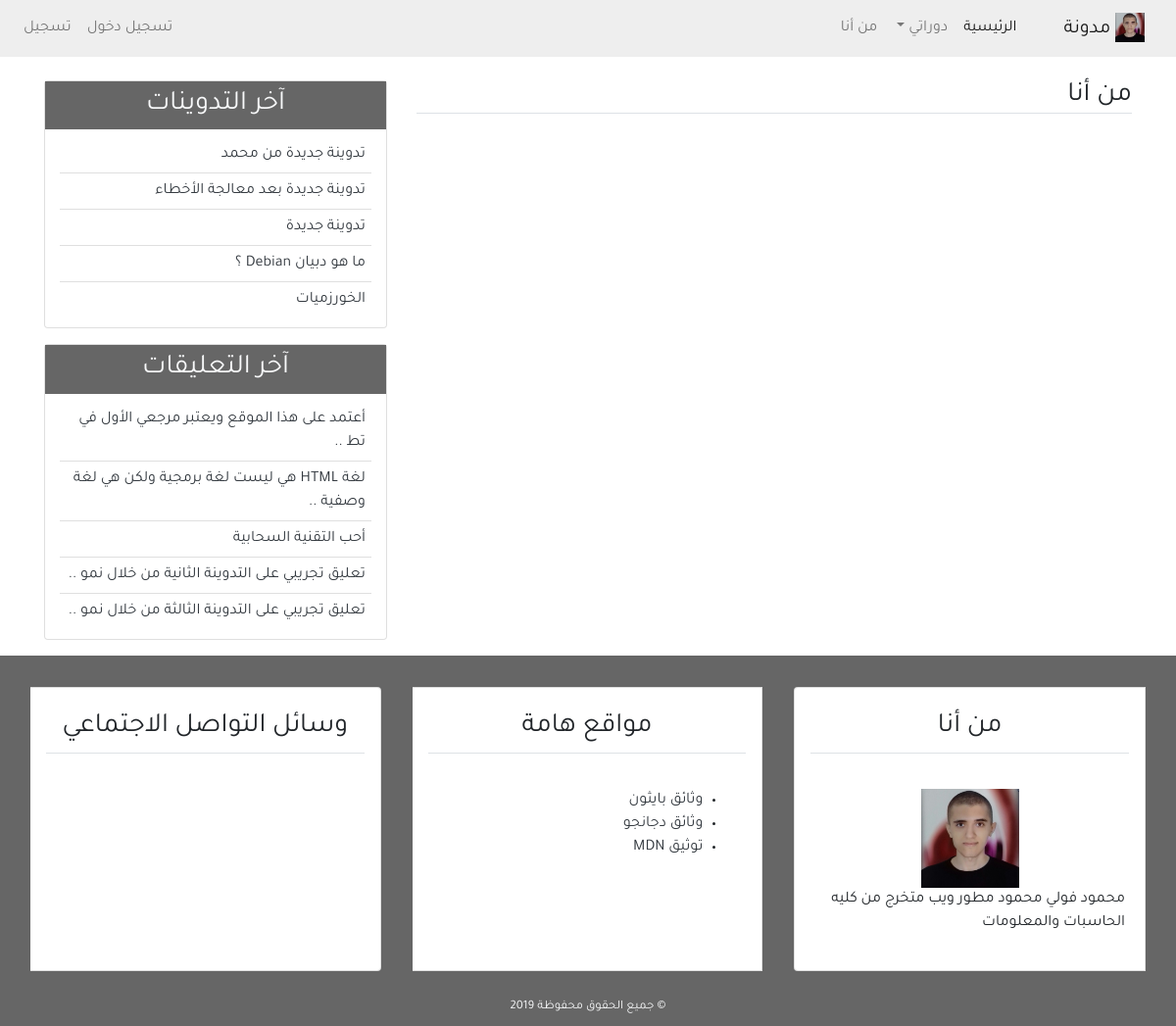
The page /about/ on the database its author committed.
### blog/models.py (models this page shows, shortened)
class Post(models.Model):
    title = models.CharField(max_length=100)
    content = models.TextField()
    post_date = models.DateTimeField(default=timezone.now)
    post_update = models.DateTimeField(auto_now=True)
    author = models.ForeignKey(User, on_delete=models.CASCADE)
    class Meta:
        ordering = ('-post_date', )

class Comment(models.Model):
    name = models.CharField(max_length=50, verbose_name='الاسم')
    email = models.EmailField(verbose_name='البريد الإلكتروني')
    body = models.TextField(verbose_name='التعليق')
    comment_date = models.DateTimeField(auto_now_add=True)
    active = models.BooleanField(default=False)
    post = models.ForeignKey(
        Post, on_delete=models.CASCADE, related_name='comments')
    class Meta:
        ordering = ('-comment_date',)

### blog/views.py (the view)
# urls.py: path('about/', views.about, name='about'),
def about(request):
    return render(request, 'blog/about.html', {'title': 'من أنا'})

### blog/templatetags/post_tag.py (called while the page is built)
@register.inclusion_tag('blog/latest_posts.html')
def latest_posts():
    context = {
        'l_posts': Post.objects.all()[0:5],
    }
    return context

@register.inclusion_tag('blog/latest_comments.html')
def latest_comments():
    context = {
        'l_comments': Comment.objects.filter(active=True)[:5],
    }
    return context

### blog/templates/blog/about.html
{% extends 'blog/base.html' %}
{% block content %}
<h3 class="border-bottom">من أنا</h3>
{% endblock content %}

### blog/templates/blog/latest_posts.html
<ul class="list-group-flush latest-post">
    {% for post in l_posts %}
    <li class="list-group-item latest-post-item">
        <a class="text-dark" href="{% url 'detail' post.id %}">{{post.title}}</a>
    </li>
    {% empty %}
    <li class="list-group-item latest-post-item">لا يوجد تدوينات</li>
    {% endfor %}
</ul>

### blog/templates/blog/latest_comments.html
<ul class="list-group-flush latest-comment">
    {% for comment in l_comments %}
    <li class="list-group-item latest-comment-item">
        <a class="text-dark" href="{% url 'detail' comment.post.id %}">
            {% if comment.body|length > 40 %}
            {{comment.body|slice:'45'}} ..
            {% else %}
            {{comment.body}}
            {% endif %}
        </a>
    </li>
    {% empty %}
    <li class="list-group-item latest-comment-item">لا يوجد تعليقات</li>
    {% endfor %}
</ul>

### blog/static/blog/css/main.css (style rules this page uses)
html, body { direction: rtl; text-align: right; }
body { font-family: 'Tajawal', sans-serif; }
.latest-post, .latest-comment { padding: 0 15px; }
.latest-post .latest-post-item, .latest-comment .latest-comment-item { padding: 6px; }
.latest-post li:first-child, .latest-comment li:first-child { border-top: 0; }
.latest-post li:last-child, .latest-comment li:last-child { border-bottom: 0; padding-bottom: 0; }

### rows shown on the page
Post: title "تدوينة جديدة من محمد"
Post: title "تدوينة جديدة بعد معالجة الأخطاء"
Post: title "تدوينة جديدة"
Post: title "ما هو دبيان Debian ؟"
Post: title "الخورزميات"
Comment: body "أعتمد على هذا الموقع ويعتبر مرجعي الأول في تط"
Comment: body "لغة HTML هي ليست لغة برمجية ولكن هي لغة وصفية"
Comment: body "أحب التقنية السحابية"
Comment: body "تعليق تجريبي على التدوينة الثانية من خلال نمو"
Comment: body "تعليق تجريبي على التدوينة الثالثة من خلال نمو"
